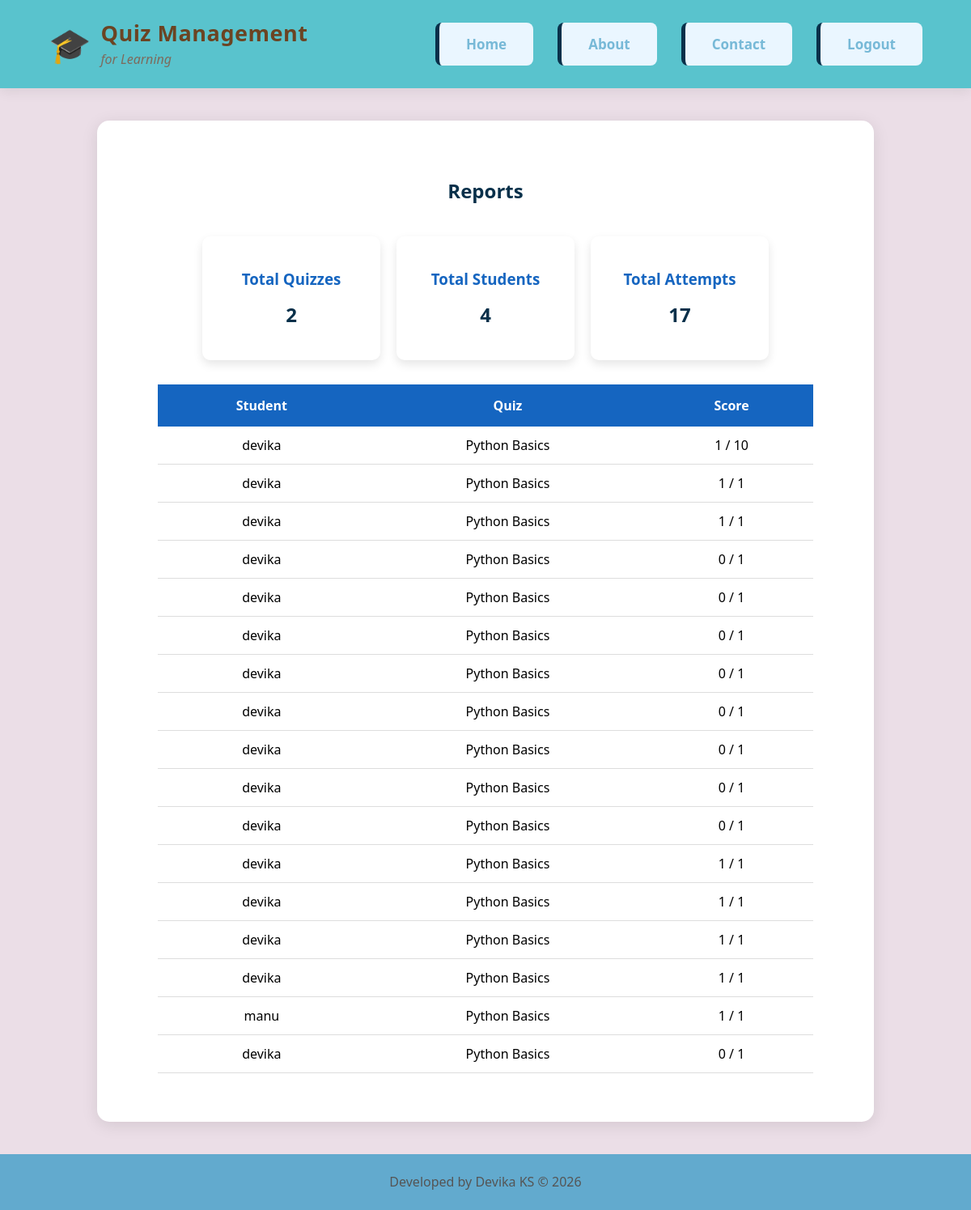
Page /reports/ (signed in) on the committed database.
### myapp/models.py (models this page shows, shortened)
class Result(models.Model):
    student = models.ForeignKey(CustomUser, on_delete=models.CASCADE)
    quiz = models.ForeignKey(Quiz, on_delete=models.CASCADE)
    score = models.IntegerField()
    total_marks = models.IntegerField()
    submitted_at = models.DateTimeField(auto_now_add=True)

class CustomUser(AbstractUser):
    ROLE_CHOICES = (
        ('admin', 'Admin'),
        ('student', 'Student'),
    )
    role = models.CharField(max_length=10, choices=ROLE_CHOICES, default='student')

class Quiz(models.Model):
    title = models.CharField(max_length=100)
    subject = models.CharField(max_length=100)
    description = models.TextField()
    duration = models.IntegerField(help_text="Duration in minutes")
    total_marks = models.IntegerField()
    created_by = models.ForeignKey(
        CustomUser,
        on_delete=models.CASCADE,
        related_name="quizzes"
    )
    created_at = models.DateTimeField(auto_now_add=True)

### myapp/views.py (the view)
# urls.py: path("reports/", views.reports, name="reports"),
@login_required
def reports(request):
    total_quizzes = Quiz.objects.count()
    total_students = CustomUser.objects.filter(role="student").count()
    total_attempts = Result.objects.count()
    results = Result.objects.select_related("student", "quiz")
    context = {
        "total_quizzes": total_quizzes,
        "total_students": total_students,
        "total_attempts": total_attempts,
        "results": results,
    }
    return render(request, "reports.html", context)

### templates/reports.html
{% extends 'base.html' %}
{% block content %}
<div class="page-title">
    <h2>Reports</h2>
</div>
<div class="report-cards">
    <div class="report-card">
        <h3>Total Quizzes</h3>
        <h2>{{ total_quizzes }}</h2>
    </div>
    <div class="report-card">
        <h3>Total Students</h3>
        <h2>{{ total_students }}</h2>
    </div>
    <div class="report-card">
        <h3>Total Attempts</h3>
        <h2>{{ total_attempts }}</h2>
    </div>
</div>
<table class="report-table">
    <tr>
        <th>Student</th>
        <th>Quiz</th>
        <th>Score</th>
    </tr>
    {% for result in results %}
    <tr>
        <td>{{ result.student.username }}</td>
        <td>{{ result.quiz.title }}</td>
        <td>{{ result.score }} / {{ result.total_marks }}</td>
    </tr>
    {% empty %}
    <tr>
        <td colspan="3">No quiz attempts yet.</td>
    </tr>
    {% endfor %}
</table>
{% endblock %}

### templates/base.html (shortened to what this page needs)
{% load static %}
<!DOCTYPE html>
<html>
<head>
    <link rel="stylesheet" href="{% static 'css/style.css' %}">
</head>
<body>
<header class="navbar">
    <div class="logo">
        <span class="logo-icon">🎓</span>
        <div class="logo-text">
            <h2>Quiz Management</h2>
            <p>for Learning</p>
        </div>
    </div>
    <ul class="nav-links">
        <li><a href="{% url 'home' %}">Home</a></li>
        <li><a href="{% url 'about' %}">About</a></li>
        <li><a href="{% url 'contact' %}">Contact</a></li>
        {% if user.is_authenticated %}
            <li><a href="{% url 'logout' %}">Logout</a></li>
        {% endif %}
    </ul>
</header>
<div class="container">
    {% block content %}
    {% endblock %}
</div>
<footer>
    <p>Developed by Devika KS © 2026</p>
</footer>
</body>
</html>

### static/css/style.css (style rules this page uses)
* { margin:0; padding:0; box-sizing:border-box; font-family:'Segoe UI', sans-serif; }
body { background:linear-gradient( to bottom, #ebdee7, #ebdee7 ); }
.container { width:80%; margin:40px auto; background:white; padding:30px; border-radius:15px; box-shadow:0 4px 20px rgba(0,0,0,0.1); }
h2 { color:#08304a; margin-bottom:20px; }
h3 { color:#005f8f; margin-top:20px; margin-bottom:15px; }
p { line-height:1.8; color:#555; }
ul { margin-top:20px; }
ul li { list-style:none; background:#eaf6ff; margin:10px 0; padding:15px; border-left:5px solid #08304a; border-radius:8px; }
footer { background:#62aace; color:white; text-align:center; padding:20px; margin-top:40px; }
.navbar { position: sticky; top:0; z-index:1000; display:flex; justify-content:space-between; align-items:center; padding:18px 60px; background:#59c3cd; box-shadow:0 4px 15px rgba(0,0,0,0.08); }
.logo { display:flex; align-items:center; gap:12px; }
.logo-icon { font-size:42px; }
.logo-text h2 { margin:0; font-size:27px; color:#6B4423; font-weight:700; letter-spacing:0.5px; }
.logo-text p { margin:0; font-size:16px; color:#7d6b5d; font-style:italic; }
.nav-links { list-style:none; display:flex; gap:30px; margin:0; padding:0; }
.nav-links a { text-decoration:none; color:rgb(119, 185, 215); font-size:17px; font-weight:600; padding:10px 18px; border-radius:8px; transition:0.3s; }
.page-title { text-align:center; margin:40px 0; }
.report-cards { display:flex; justify-content:center; gap:20px; margin:30px; flex-wrap:wrap; }
.report-card { background:white; width:220px; padding:20px; text-align:center; border-radius:10px; box-shadow:0 5px 12px rgba(0,0,0,.1); }
.report-card h3 { color:#1565C0; }
.report-table { width:90%; margin:30px auto; border-collapse:collapse; background:white; }
.report-table th { background:#1565C0; color:white; padding:15px; }
.report-table td { padding:12px; border-bottom:1px solid #ddd; text-align:center; }

### rows in the picture
Result: student.username "devika", quiz "Python Basics", score "1", total_marks "10"
Result: student.username "devika", quiz "Python Basics", score "1", total_marks "1"
Result: student.username "devika", quiz "Python Basics", score "1", total_marks "1"
Result: student.username "devika", quiz "Python Basics", score "0", total_marks "1"
Result: student.username "devika", quiz "Python Basics", score "0", total_marks "1"
Result: student.username "devika", quiz "Python Basics", score "0", total_marks "1"
Result: student.username "devika", quiz "Python Basics", score "0", total_marks "1"
Result: student.username "devika", quiz "Python Basics", score "0", total_marks "1"
Result: student.username "devika", quiz "Python Basics", score "0", total_marks "1"
Result: student.username "devika", quiz "Python Basics", score "0", total_marks "1"
Result: student.username "devika", quiz "Python Basics", score "0", total_marks "1"
Result: student.username "devika", quiz "Python Basics", score "1", total_marks "1"
Result: student.username "devika", quiz "Python Basics", score "1", total_marks "1"
Result: student.username "devika", quiz "Python Basics", score "1", total_marks "1"
Result: student.username "devika", quiz "Python Basics", score "1", total_marks "1"
Result: student.username "manu", quiz "Python Basics", score "1", total_marks "1"
Result: student.username "devika", quiz "Python Basics", score "0", total_marks "1"

### other values in the picture
{{ total_quizzes }} "2"
{{ total_students }} "4"
{{ total_attempts }} "17"
